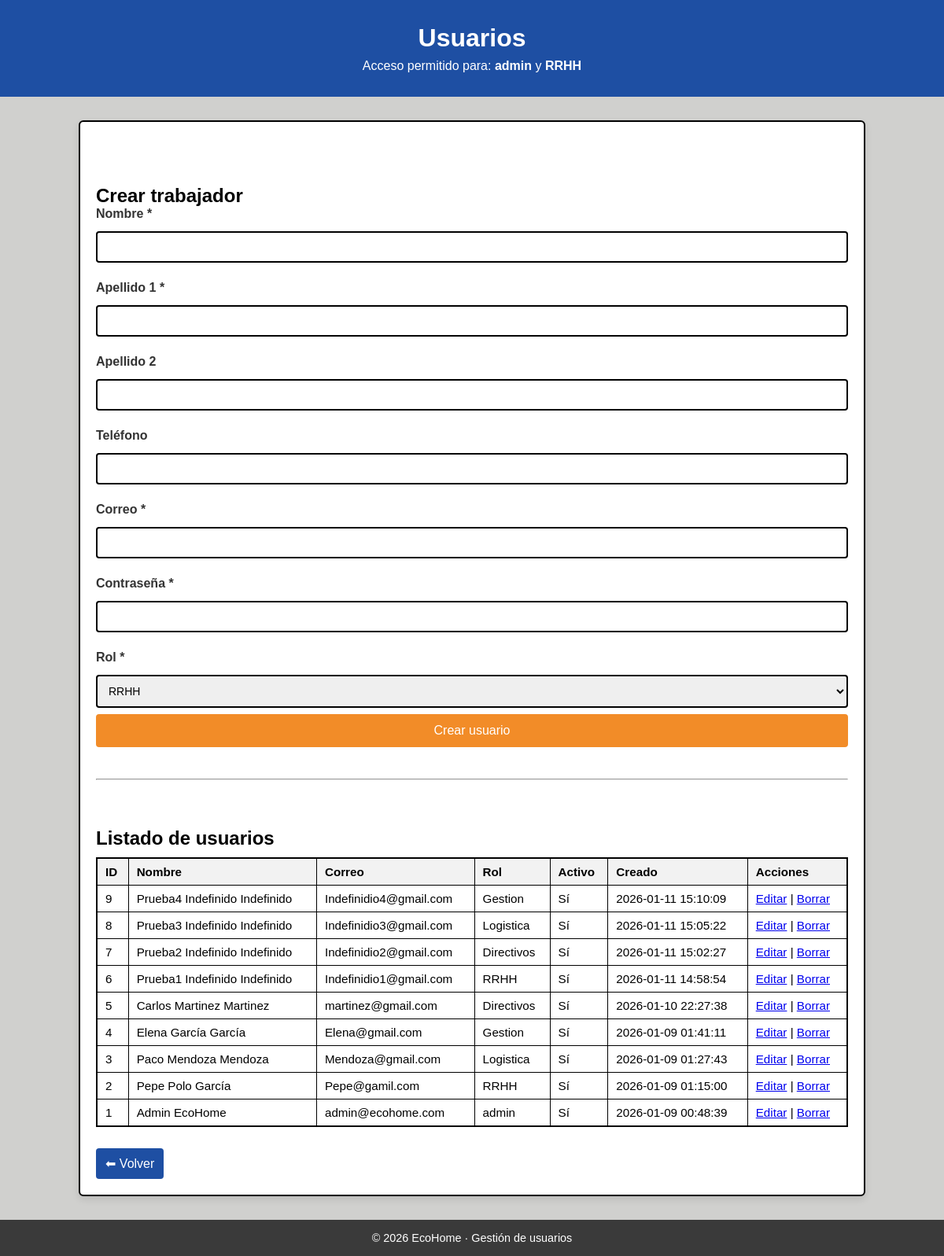
The page /usuarios.php (signed in) on the database its author committed.
### tables this page shows
CREATE TABLE trabajadores (
    id              INTEGER PRIMARY KEY AUTOINCREMENT,
    nombre          TEXT NOT NULL,
    apellido1       TEXT NOT NULL,
    apellido2       TEXT,
    telefono        TEXT,
    correo          TEXT NOT NULL UNIQUE,
    password_hash   TEXT NOT NULL,
    rol             TEXT NOT NULL
                    CHECK (rol IN ('admin', 'RRHH', 'Directivos', 'Logistica', 'Gestion')),
    creado_en       TEXT NOT NULL DEFAULT (datetime('now')),
    activo          INTEGER NOT NULL DEFAULT 1
                    CHECK (activo IN (0, 1))
);

### usuarios.php (the view, shortened to what this page needs)
<?php
$pdo = getPDO();
$usuarios = $pdo->query("
    SELECT id, nombre, apellido1, apellido2, telefono, correo, rol, activo, creado_en
    FROM trabajadores
    ORDER BY id DESC
")->fetchAll();
?>
<!DOCTYPE html>
<html lang="es">
<head>
    <link rel="stylesheet" href="style.css">
</head>
<body>
<header class="header">
    <h1>Usuarios</h1>
    <p>Acceso permitido para: <strong>admin</strong> y <strong>RRHH</strong></p>
</header>
<main class="main">
    <section class="dashboard-box" style="max-width: 1000px; text-align:left;">
        <h2>Crear trabajador</h2>
        <form method="POST" action="usuarios.php" class="form-grid">
            <label>Nombre *</label>
            <input name="nombre" required>
            <label>Apellido 1 *</label>
            <input name="apellido1" required>
            <label>Apellido 2</label>
            <input name="apellido2">
            <label>Teléfono</label>
            <input name="telefono">
            <label>Correo *</label>
            <input name="correo" type="email" required>
            <label>Contraseña *</label>
            <input name="password" type="password" required>
            <label>Rol *</label>
            <select name="rol" required>
                <option value="RRHH">RRHH</option>
            </select>
            <button type="submit">Crear usuario</button>
        </form>
        <hr style="margin:20px 0;">
        <h2>Listado de usuarios</h2>
        <div style="overflow:auto;">
            <table class="tabla">
                <thead>
                    <tr>
                        <th>ID</th>
                        <th>Nombre</th>
                        <th>Correo</th>
                        <th>Rol</th>
                        <th>Activo</th>
                        <th>Creado</th>
                        <th>Acciones</th>
                    </tr>
                </thead>
                <tbody>
                <?php foreach ($usuarios as $u): ?>
                    <tr>
                        <td><?= (int)$u['id'] ?></td>
                        <td><?= htmlspecialchars($u['nombre'] . ' ' . $u['apellido1'] . ' ' . ($u['apellido2'] ?? '')) ?></td>
                        <td><?= htmlspecialchars($u['correo']) ?></td>
                        <td><?= htmlspecialchars($u['rol']) ?></td>
                        <td><?= ((int)$u['activo'] === 1) ? 'Sí' : 'No' ?></td>
                        <td><?= htmlspecialchars($u['creado_en']) ?></td>
                        <td>
                            <a href="usuarios_edit.php?id=<?= (int)$u['id'] ?>">Editar</a>
                            |
                            <a href="usuarios_delete.php?id=<?= (int)$u['id'] ?>" onclick="return confirm('¿Seguro que quieres borrar este usuario?');">Borrar</a>
                        </td>
                    </tr>
                <?php endforeach; ?>
                </tbody>
            </table>
        </div>
        <div style="margin-top:15px;">
            <a class="link-btn" href="dashboard.php">⬅ Volver</a>
        </div>
    </section>
</main>
<footer class="footer">
    <p>© 2026 EcoHome · Gestión de usuarios</p>
</footer>
</body>
</html>

### style.css (style rules this page uses)
* { margin: 0; padding: 0; box-sizing: border-box; font-family: Arial, Helvetica, sans-serif; }
:root { --azul: #1e4fa3; --naranja: #f28c28; --gris: #3a3a3a; --gris-claro: #f2f2f2; }
body { background-color: var(--gris-claro); min-height: 100vh; display: flex; flex-direction: column; }
.header { background-color: var(--azul); color: white; text-align: center; padding: 30px 20px; }
.header h1 { font-size: 2rem; }
.header p { margin-top: 8px; font-size: 1rem; }
.main { flex: 1; display: flex; justify-content: center; align-items: center; }
form { display: flex; flex-direction: column; }
label { margin-bottom: 5px; font-weight: bold; color: #333; }
input { margin-bottom: 15px; padding: 10px; border: 1px solid #ccc; border-radius: 4px; }
button { background-color: var(--naranja); color: white; padding: 12px; border: none; border-radius: 4px; font-size: 1rem; cursor: pointer; }
.footer { background-color: var(--gris); color: white; text-align: center; padding: 15px; font-size: 0.9rem; }
.link-btn { display: inline-block; margin-top: 12px; text-decoration: none; text-align: center; background-color: var(--azul); color: white; padding: 10px 12px; border-radius: 4px; }
.dashboard-box { background: white; padding: 30px; border-radius: 8px; width: 100%; max-width: 600px; text-align: center; box-shadow: 0 4px 10px rgba(0, 0, 0, 0.1); }
.tabla { width: 100%; border-collapse: collapse; margin-top: 10px; font-size: 0.95rem; }
.tabla th, .tabla td { border: 1px solid #ddd; padding: 10px; }
.tabla th { background: #f7f7f7; text-align: left; }
.form-grid { display: grid; grid-template-columns: 1fr; gap: 8px; }
.form-grid input, .form-grid select { padding: 10px; border: 1px solid #ccc; border-radius: 4px; }
.tabla { width: 100%; border-collapse: collapse; border: 2px solid #000; background-color: #fff; }
.tabla th, .tabla td { border: 1px solid #000; padding: 8px 10px; text-align: left; vertical-align: middle; }
.tabla th { background-color: #f2f2f2; font-weight: 600; }
input, select, textarea { border: 2px solid #000; padding: 8px 10px; border-radius: 4px; font-size: 14px; outline: none; transition: border-color 0.2s ease, box-shadow 0.2s ease; }
button { cursor: pointer; }
input, select, textarea { border: 2px solid #000 !important; outline: none; }
.form-grid { margin-bottom: 40px; }
h2 { margin-top: 60px; }
body { background-color: #d0d0ce; }
.dashboard-box { background-color: #ffffff; padding: 20px; border-radius: 6px; border: 2px solid #000; }
.main { margin-top: 30px; margin-bottom: 30px; }

### rows shown on the page
trabajadores: id "9", nombre+apellido1+apellido2 "Prueba4 Indefinido Indefinido", correo "Indefinidio4@gmail.com", rol "Gestion", activo "Sí", creado_en "2026-01-11 15:10:09"
trabajadores: id "8", nombre+apellido1+apellido2 "Prueba3 Indefinido Indefinido", correo "Indefinidio3@gmail.com", rol "Logistica", activo "Sí", creado_en "2026-01-11 15:05:22"
trabajadores: id "7", nombre+apellido1+apellido2 "Prueba2 Indefinido Indefinido", correo "Indefinidio2@gmail.com", rol "Directivos", activo "Sí", creado_en "2026-01-11 15:02:27"
trabajadores: id "6", nombre+apellido1+apellido2 "Prueba1 Indefinido Indefinido", correo "Indefinidio1@gmail.com", rol "RRHH", activo "Sí", creado_en "2026-01-11 14:58:54"
trabajadores: id "5", nombre+apellido1+apellido2 "Carlos Martinez Martinez", correo "martinez@gmail.com", rol "Directivos", activo "Sí", creado_en "2026-01-10 22:27:38"
trabajadores: id "4", nombre+apellido1+apellido2 "Elena García García", correo "Elena@gmail.com", rol "Gestion", activo "Sí", creado_en "2026-01-09 01:41:11"
trabajadores: id "3", nombre+apellido1+apellido2 "Paco Mendoza Mendoza", correo "Mendoza@gmail.com", rol "Logistica", activo "Sí", creado_en "2026-01-09 01:27:43"
trabajadores: id "2", nombre+apellido1+apellido2 "Pepe Polo García", correo "Pepe@gamil.com", rol "RRHH", activo "Sí", creado_en "2026-01-09 01:15:00"
trabajadores: id "1", nombre+apellido1+apellido2 "Admin EcoHome", correo "admin@ecohome.com", rol "admin", activo "Sí", creado_en "2026-01-09 00:48:39"
